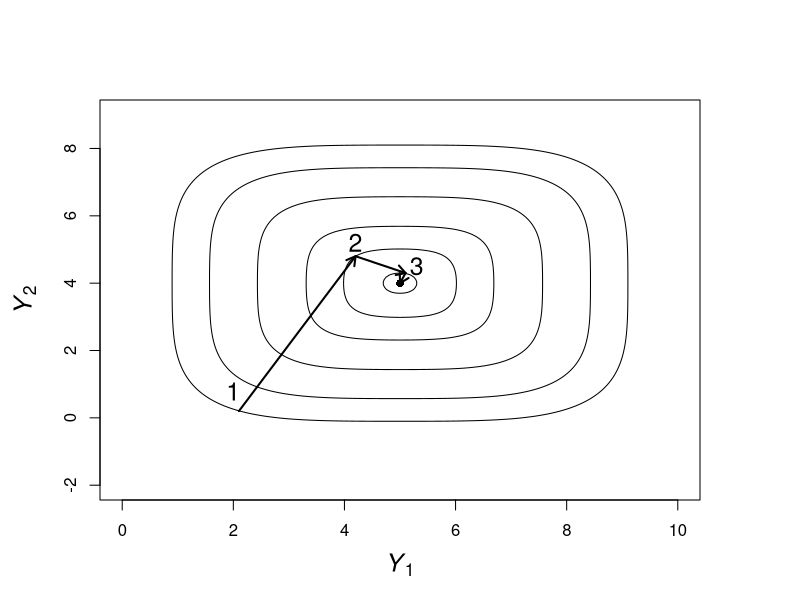

This chart was generated by the following R code:
# Creation of Fig. A.3
d <- 200
xlo <- -5
xhi <- 5
x <- seq(5+xlo, 5+xhi, (xhi-xlo)/d)
ylo <- -5
yhi <- 10
y <- seq(4+ylo, 4+yhi, (yhi-ylo)/d)
z <- matrix(nrow = length(y), ncol = length(x))
fxy = function(x,y) (x-5)^2 + (y-4)^2 + (x-5)^4 + (y-4)^4
for (i in 1:length(x)){
   for (j in 1: length(y)) z[i,j] <- fxy(x[i], y[j])}
par(mai = c(1,1,1,1))
contour(x, y, z, levels = c(0.1, 2.1, 11, 50, 150, 300), drawlabels = FALSE,
   ylim = c(-2,9), xlab = expression(italic(Y)[1]), ylab = expression(italic(Y)[2]),
   cex.lab = 1.5)
points(5, 4, pch = 16)
arrows(2.1,0.2, 4.2,4.8, lwd = 2, length = 0.1)
arrows(4.2,4.8, 5.1,4.3, lwd = 2, length = 0.1)
arrows(5.1, 4.3, 5,4, lwd = 2, length = 0.1)
text(2, 0.8, "1", cex = 1.5)
text(4.2, 5.2, "2", cex = 1.5)
text(5.3, 4.5, "3", cex = 1.5) 
